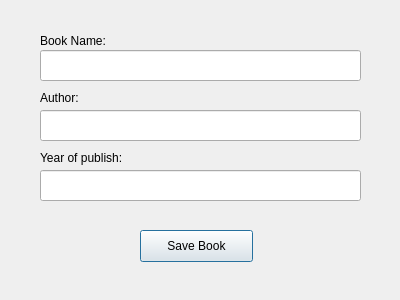
<?xml version="1.0" encoding="UTF-8"?>
<ui version="4.0">
 <class>addBook</class>
 <widget class="QDialog" name="addBook">
  <property name="geometry">
   <rect>
    <x>0</x>
    <y>0</y>
    <width>400</width>
    <height>300</height>
   </rect>
  </property>
  <property name="windowTitle">
   <string>Dialog</string>
  </property>
  <widget class="QLineEdit" name="lineEdit">
   <property name="geometry">
    <rect>
     <x>40</x>
     <y>50</y>
     <width>321</width>
     <height>31</height>
    </rect>
   </property>
  </widget>
  <widget class="QLineEdit" name="lineEdit_2">
   <property name="geometry">
    <rect>
     <x>40</x>
     <y>110</y>
     <width>321</width>
     <height>31</height>
    </rect>
   </property>
  </widget>
  <widget class="QLineEdit" name="lineEdit_3">
   <property name="geometry">
    <rect>
     <x>40</x>
     <y>170</y>
     <width>321</width>
     <height>31</height>
    </rect>
   </property>
  </widget>
  <widget class="QPushButton" name="pushButton">
   <property name="geometry">
    <rect>
     <x>140</x>
     <y>230</y>
     <width>113</width>
     <height>32</height>
    </rect>
   </property>
   <property name="text">
    <string>Save Book</string>
   </property>
  </widget>
  <widget class="QLabel" name="label">
   <property name="geometry">
    <rect>
     <x>40</x>
     <y>30</y>
     <width>91</width>
     <height>21</height>
    </rect>
   </property>
   <property name="text">
    <string>Book Name:</string>
   </property>
  </widget>
  <widget class="QLabel" name="label_2">
   <property name="geometry">
    <rect>
     <x>40</x>
     <y>90</y>
     <width>59</width>
     <height>16</height>
    </rect>
   </property>
   <property name="text">
    <string>Author:</string>
   </property>
  </widget>
  <widget class="QLabel" name="label_3">
   <property name="geometry">
    <rect>
     <x>40</x>
     <y>150</y>
     <width>101</width>
     <height>16</height>
    </rect>
   </property>
   <property name="text">
    <string>Year of publish:</string>
   </property>
  </widget>
 </widget>
 <resources/>
 <connections/>
</ui>
